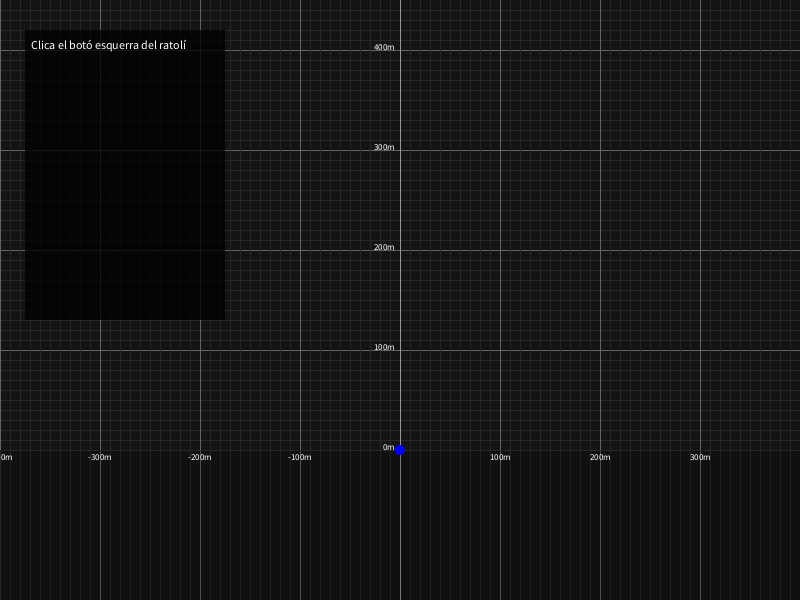
Frame 1 (no input)
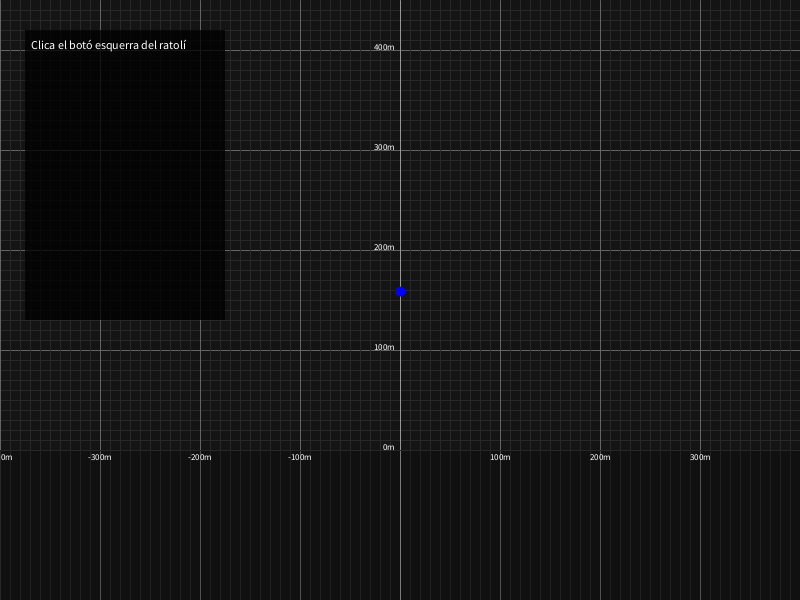
Frame 60 (the mouse pressed at the canvas centre just before this capture)
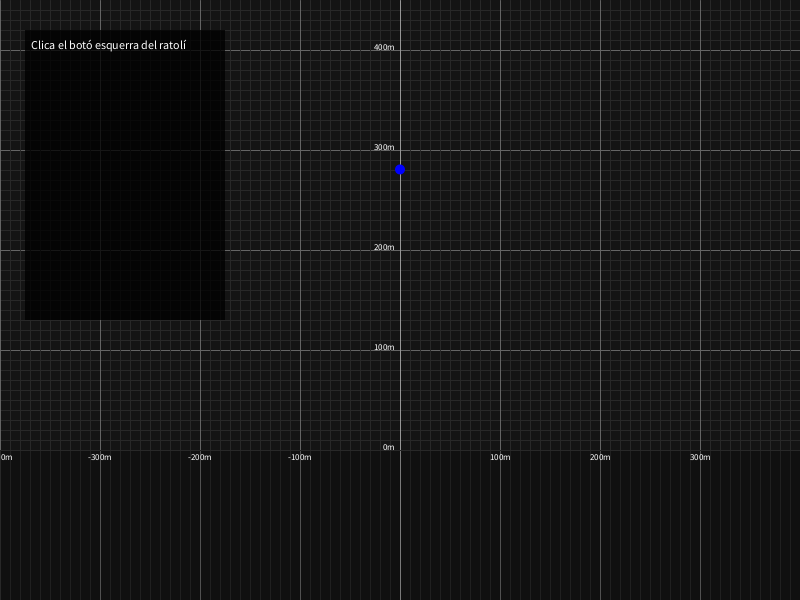
Frame 120 (the mouse held since frame 60 and released just before this capture)

The Processing sketch that drew these frames (run headless with seeded random() and noise(); from frame 60 on, the mouse is pressed at the canvas centre):

// Processing sketch: PRAC_explosion
// ── PRAC_explosion.pde
/**
	David Vinagre Cerezo
	Assignatura: Física per multimedia
	PRAC FINAL
*/

// declarem els elements/variables de l'aplicació

// projectil inicial
Projectil projectil0;
// projectil1 resultat de l'explosió 
Projectil projectil1;
// projectil1 resultat de l'explosió
Projectil projectil2; 

// posició origen de coordenades
// reticula que serveix com ajuda visual
// a més canvia la posició de l'origen de coordenades
Graella graella1;


// string on s'enmagazema el text d'ajuda
String textAyuda;


void setup(){
	size(800, 600, JAVA2D);
	smooth(4);
	frameRate(30);

	// inicialitzem objectes
	// inicialitzem graella
	graella1 = new Graella(width/2, height*3/4);

	// text d'ajuda que es mostra al iniciar la aplicació
	textAyuda = "Clica el botó esquerra del ratolí";

	// inicialitzem projectils
	// projectil inicial
	projectil0 = new Projectil(
		5.0, 			// pes
		color(0,0,255)	// color
	);
	// projectils resultat explosió
	projectil1 = new Projectil(
		2.0,			
		color(255,0,0)
	);
	// 2n projectil
	// la massa es calcula mitjançant una funció
	projectil2 = new Projectil(
		calculPesProjectil2(projectil0.getMassa(),projectil1.getMassa()),
		color(0,255,0)
	);

	// donem valors d'inici al projectils
	projectil0.esVisible(true); 							// es mostra
	projectil0.setPosicio(new PVector(0.0, 0.0));		// posicio inicial
	projectil0.setVelocitat(new PVector(0.0, 90.0));	// velocitat inicial

	projectil1.esVisible(false); // no es mostra
	projectil2.esVisible(false);
}


void draw(){
	// dibuixa cuadrícula
	// canvia els eixos de coordenada
	graella1.display();
	
	// mostra o no els projectils
	projectil0.display();
	projectil2.display();
	projectil1.display();

	// actualitza: posicio, velocitat dels projectils
	projectil0.update();
	projectil2.update();
	projectil1.update();

	// mostra el text d'ayuda
	textAyuda(textAyuda);
}


// accio que s'executa quan es fa click amb el ratolí
void mouseClicked() {

	// si poryectil0 es visible
	if (projectil0.getVisible()){
		// ocultem projectil0 i motrem projectil1 i projectil2 
		projectil0.esVisible(false);
		projectil1.esVisible(true);
		projectil2.esVisible(true);

		// pasem les dades de posició 
		projectil1.setPosicio(projectil0.getPosicio());
		// pasem les dades de velocitat al projectil1
		// calculVelocitatProjectil1()métode que calcula velocitat proyectil1
		projectil1.setVelocitat(
			calculVelocitatProjectil1( 
				projectil0.getVelocitat()
				)
			);

		// pasem les dades de posició al proyectil2
		projectil2.setPosicio(projectil0.getPosicio());
		// pasem les dades de velocitat al proyectil2
		// calculVelocitatProjectil2()métode que calcula velocitat proyectil2
		projectil2.setVelocitat(
			calculVelocitatProjectil2(
				projectil0.getVelocitat(),
				projectil0.getMassa(),
				projectil1.getVelocitat(),
				projectil1.getMassa(),
				projectil2.getMassa()
				)
			);

		// generem el text d'ajuda.
		textAyuda = "EXPLOSIO\n"+"Moment: "+projectil0.getTemps()+" s\n";
		textAyuda += "Alçada: "+projectil0.getPosicio().y+" m\n\n"; 
		textAyuda += "PROJECTIL 0\nVel. ("+projectil0.getVelocitat().x+", "+projectil0.getVelocitat().y+") m/s\n";
		textAyuda += "Massa "+projectil0.getMassa()+"Kg \n";
		textAyuda += "PROJECTIL 1\nVel. ("+projectil1.getVelocitat().x+", "+projectil1.getVelocitat().y+") m/s\n";
		textAyuda += "Massa "+projectil1.getMassa()+"Kg \n";
		textAyuda += "PROJECTIL 2\nVel. ("+projectil2.getVelocitat().x+", "+projectil2.getVelocitat().y+") m/s\n";
		textAyuda += "Massa "+projectil2.getMassa()+"Kg \n";

	} else {
		// si esclica un altre cop el ratolí
		// ocultem projectil1 i proyectil2 i mostrem projectil0
		projectil0.esVisible(true);
		projectil1.esVisible(false);
		projectil2.esVisible(false);
		
		// passem les dades d'inici del proyectil 0
		projectil0.setPosicio(new PVector(0.0, 0.0));
		projectil0.setVelocitat(new PVector(0.0, 90.0));

		// tornem a generar el text d'ajuda
		textAyuda = "Torna a clicar el botó esquerre del ratolí.";
	}


}

// funció que retorna la velocitat del Proyectil1
// a partir de la velocitat del proyectil0
PVector calculVelocitatProjectil1(PVector velProjectil0){
	return new PVector(30, -velProjectil0.y/2); 
}


// funció que retorna la velocitat del Proyectil2
// a partir de:
// 		velocitat proyectil0
//		massa proyectil0
//		velocitat proyectil1
//		massa proyectil1
//		massa proyectil2
PVector calculVelocitatProjectil2(
	PVector velProj0,
	float massaProj0,
	PVector velProj1,
	float massaProj1,
	float massaProj2
	){

	PVector velProj2 = new PVector(); 

	// calcul X del vector velocitat
	// m1 * v1 = (m2 * v2) + (m3 * v3);
	velProj2.x = ((massaProj0 * velProj0.x) - (massaProj1 *velProj1.x)) / massaProj2;

	// calcul y
	velProj2.y =  ((massaProj0 * velProj0.y) - (massaProj1 *velProj1.y)) / massaProj2;

	return velProj2;
}

// funció que retorna el pes del projectil 2 a partir del pes dels
// altres proyectils
float calculPesProjectil2(float massaProj0, float massaProj1){
	return massaProj0 - massaProj1;
}



/*
 CLASSE Projectil
*/
class Projectil{

	// constants, son valors que no es poden canviar
	final float incrementTemps = 1.0/30.0;  // 1s dividit entre el frameRate
	final PVector gravetat = new PVector(0,-9.8); // m/s

	// variables
	float massa;
	PVector posicio;
	PVector velocitat;
	color colorProjectil;
	float temps;


	// variable boleana que permet mostrar o ocultar
	boolean visible = false;

	// constructor
	Projectil(float c_massa, color c_colorProjectil){
		posicio = new PVector();
		velocitat = new PVector();
		massa = c_massa;
		colorProjectil = c_colorProjectil;

		temps = 0.0;
	}

	// funcio que actualitza posició y velocitat
	void update(){
		if(visible){

			// actualitzem posicio sumant velocitat
			// posicio = posicioInicial + (velocitat * temps)
			posicio.x += (velocitat.x * incrementTemps);
			posicio.y += (velocitat.y * incrementTemps);

			// actualitzem velocitat amb la gravetat
			// velocitat = velocitatIncial + (acceleracio * temps)
			velocitat = velocitat.add(
				gravetat.x * incrementTemps,
				gravetat.y * incrementTemps);
	 		
	 		temps += incrementTemps;

		} 
	}

	// métode que dibuixa el projectil si es visible
	void display(){
		if(visible){
			ellipseMode(CENTER);
			noStroke();
			fill(colorProjectil);
			ellipse(posicio.x, posicio.y, massa*2, massa*2);
		}
	}

	// getters: retornan els valors de l'objecte
	PVector getVelocitat(){
		return velocitat;
	};

	PVector getPosicio(){
		return posicio;
	};

	float getMassa(){
		return massa;
	};

	boolean getVisible(){
		return visible;
	};

	float getTemps(){
		return temps;
	}

	// setters: canvien els valors de l'ojecte
	void setVelocitat(PVector c_velocitat){
		velocitat.set(c_velocitat);
	};

	void setPosicio(PVector c_posicio){
		posicio.set(c_posicio);
	};

	void esVisible(boolean c_visible){
		visible = c_visible;
	};

};


/*
 CLASSE Graella
 classe que crea una graella d'un gràfic
 a més de canviar el sistema de coordenades per defecte de processing
 per un més facil d'utilitzar, d'aquesta manera no he de canviar els valors
 de l'enunciat per tal que la simulació sigui realista.
*/
class Graella{

	// origen de coordenadas
	PVector origen;

	Graella(float x_origen, float y_origen){
		origen = new PVector(x_origen, y_origen);
	};

	void display(){

		background(20);

		// dibuixem linees
		for (int i = 0; i < origen.y; i+=10) {
			if(i%100==0){
				stroke(100);
			} else{
				stroke(40);
			};
			line(0, origen.y-i, width, origen.y-i);

		};

		for (int i = 0; i < width; i+=10) {
			
			if(i%100==0 && i!=origen.x){
				stroke(100);
			} else if(i==origen.x){
				stroke(150);
			} else{
				stroke(40);
			}
			line(i, height, i, 0);
		};

		fill(0, 50);
		rect(0, origen.y, width, height-origen.y);

		// mostrem valors gràfica
		fill(255);
		textAlign(RIGHT);
		textSize(9);

		for (int i = 0; i < origen.y; i+=100) {
				text(i+"m", origen.x-5, origen.y-i);
		};

		textAlign(CENTER);
		for (int i = 0; i < width; i+=100) {
			if(i!=origen.x){
				stroke(100);
				text(int(i-origen.x)+"m", i, origen.y+10);
			}; 
		};

		// Canviem origen del sistema de coordenades
		translate(origen.x, origen.y);
		// Canviem sentit coordenades
		scale(1, -1);

	};
};


// text d'ayuda
// funció que mostra un text d'ajuda

void textAyuda(String c_textAyuda){
	rotate(radians(180));
	scale(-1,1);

	fill(0, 200);
	rect(-375, -420, 200, 290);
	fill(255);
	textSize(12);
	textAlign(LEFT);
	text(c_textAyuda, -370, -410, 190, 380);

}
